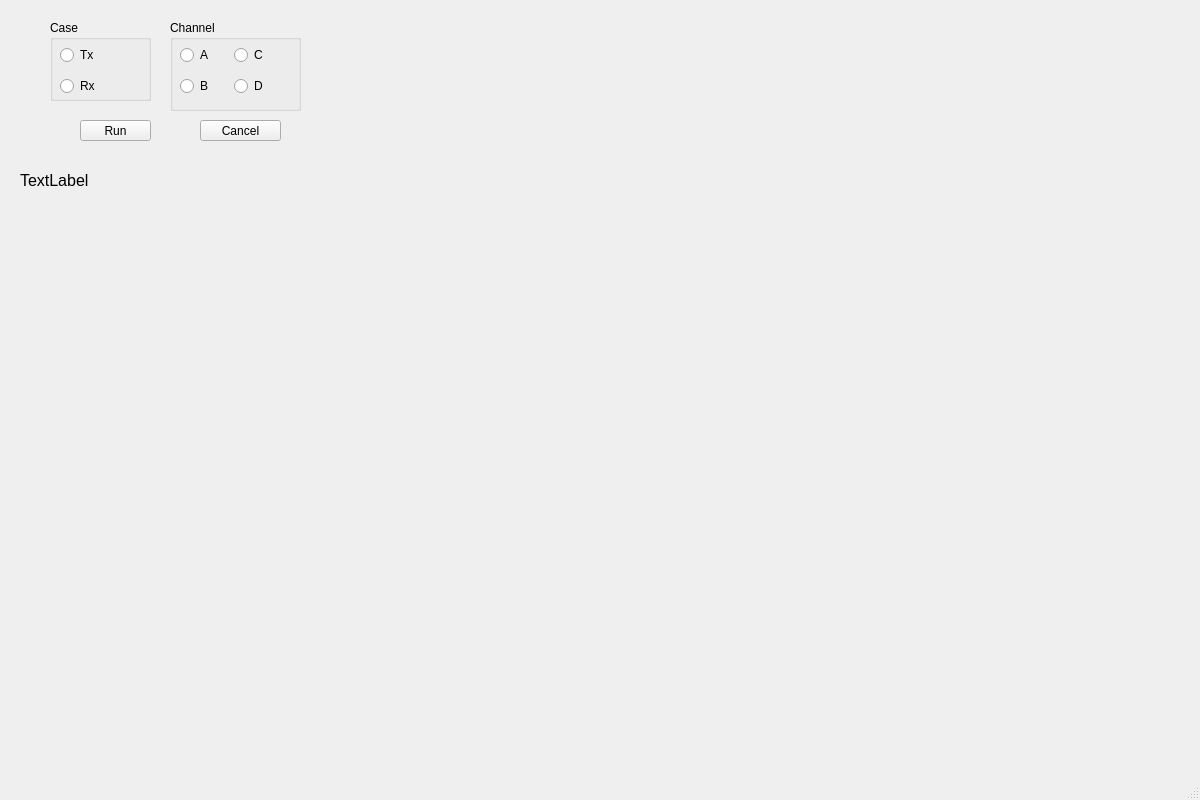
<?xml version="1.0" encoding="UTF-8"?>
<ui version="4.0">
 <class>MainWindow</class>
 <widget class="QMainWindow" name="MainWindow">
  <property name="geometry">
   <rect>
    <x>0</x>
    <y>0</y>
    <width>1200</width>
    <height>800</height>
   </rect>
  </property>
  <property name="windowTitle">
   <string>RuVue</string>
  </property>
  <property name="autoFillBackground">
   <bool>true</bool>
  </property>
  <widget class="QWidget" name="centralwidget">
   <widget class="QPushButton" name="rbn_run">
    <property name="geometry">
     <rect>
      <x>80</x>
      <y>120</y>
      <width>71</width>
      <height>21</height>
     </rect>
    </property>
    <property name="font">
     <font>
      <family>Arial</family>
     </font>
    </property>
    <property name="text">
     <string>Run</string>
    </property>
   </widget>
   <widget class="QPushButton" name="rbn_exit">
    <property name="geometry">
     <rect>
      <x>200</x>
      <y>120</y>
      <width>81</width>
      <height>21</height>
     </rect>
    </property>
    <property name="font">
     <font>
      <family>Arial</family>
     </font>
    </property>
    <property name="text">
     <string>Cancel</string>
    </property>
   </widget>
   <widget class="QGroupBox" name="groupBox">
    <property name="geometry">
     <rect>
      <x>50</x>
      <y>20</y>
      <width>101</width>
      <height>81</height>
     </rect>
    </property>
    <property name="font">
     <font>
      <family>Arial</family>
     </font>
    </property>
    <property name="title">
     <string>Case</string>
    </property>
    <widget class="QWidget" name="">
     <property name="geometry">
      <rect>
       <x>10</x>
       <y>20</y>
       <width>81</width>
       <height>61</height>
      </rect>
     </property>
     <layout class="QVBoxLayout" name="verticalLayout">
      <item>
       <widget class="QRadioButton" name="rbn_Tx">
        <property name="text">
         <string>Tx</string>
        </property>
       </widget>
      </item>
      <item>
       <widget class="QRadioButton" name="rbn_Rx">
        <property name="text">
         <string>Rx</string>
        </property>
       </widget>
      </item>
     </layout>
    </widget>
   </widget>
   <widget class="QGroupBox" name="groupBox_2">
    <property name="geometry">
     <rect>
      <x>170</x>
      <y>20</y>
      <width>131</width>
      <height>91</height>
     </rect>
    </property>
    <property name="font">
     <font>
      <family>Arial</family>
     </font>
    </property>
    <property name="title">
     <string>Channel</string>
    </property>
    <widget class="QWidget" name="">
     <property name="geometry">
      <rect>
       <x>10</x>
       <y>20</y>
       <width>101</width>
       <height>61</height>
      </rect>
     </property>
     <layout class="QGridLayout" name="gridLayout">
      <item row="0" column="0">
       <widget class="QRadioButton" name="rbn_A">
        <property name="text">
         <string>A</string>
        </property>
       </widget>
      </item>
      <item row="0" column="1">
       <widget class="QRadioButton" name="rbn_C">
        <property name="text">
         <string>C</string>
        </property>
       </widget>
      </item>
      <item row="1" column="0">
       <widget class="QRadioButton" name="rbn_B">
        <property name="text">
         <string>B</string>
        </property>
       </widget>
      </item>
      <item row="1" column="1">
       <widget class="QRadioButton" name="rbn_D">
        <property name="text">
         <string>D</string>
        </property>
       </widget>
      </item>
     </layout>
    </widget>
   </widget>
   <widget class="PlotWidget" name="graphWidget" native="true">
    <property name="geometry">
     <rect>
      <x>410</x>
      <y>20</y>
      <width>751</width>
      <height>741</height>
     </rect>
    </property>
   </widget>
   <widget class="QLabel" name="label">
    <property name="geometry">
     <rect>
      <x>20</x>
      <y>170</y>
      <width>351</width>
      <height>21</height>
     </rect>
    </property>
    <property name="font">
     <font>
      <family>Arial</family>
      <pointsize>12</pointsize>
     </font>
    </property>
    <property name="text">
     <string>TextLabel</string>
    </property>
   </widget>
  </widget>
  <widget class="QStatusBar" name="statusbar"/>
 </widget>
 <customwidgets>
  <customwidget>
   <class>PlotWidget</class>
   <extends>QWidget</extends>
   <header>pyqtgraph</header>
   <container>1</container>
  </customwidget>
 </customwidgets>
 <resources/>
 <connections>
  <connection>
   <sender>rbn_exit</sender>
   <signal>clicked()</signal>
   <receiver>MainWindow</receiver>
   <slot>close()</slot>
   <hints>
    <hint type="sourcelabel">
     <x>240</x>
     <y>130</y>
    </hint>
    <hint type="destinationlabel">
     <x>599</x>
     <y>399</y>
    </hint>
   </hints>
  </connection>
 </connections>
</ui>
